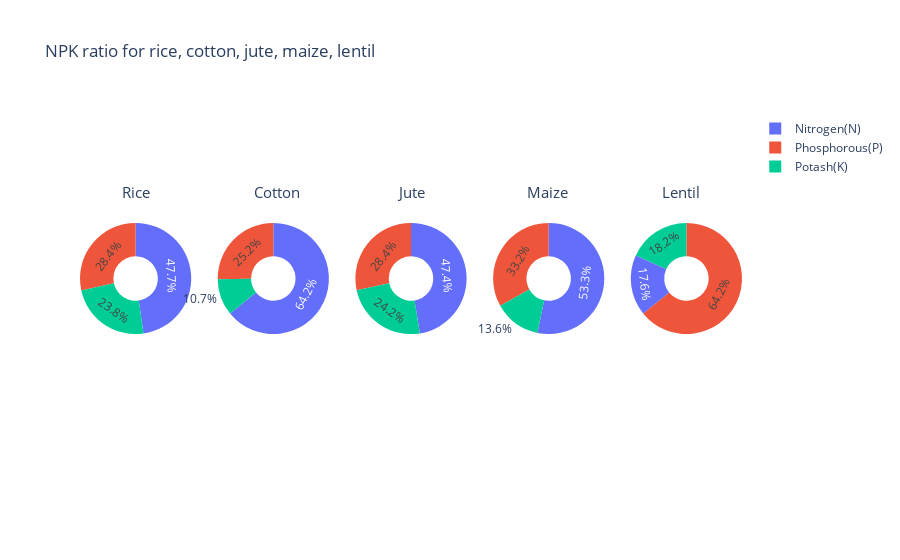

Notebook code for this chart:
### Code cell
labels = ['Nitrogen(N)','Phosphorous(P)','Potash(K)']
fig = make_subplots(rows=1, cols=5, specs=[[{'type':'domain'}, {'type':'domain'},
                                            {'type':'domain'}, {'type':'domain'}, 
                                            {'type':'domain'}]])

rice_npk = crop_summary[crop_summary.index=='rice']
values = [rice_npk['Nitrogen'][0], rice_npk['Phosphorous'][0], rice_npk['Potassium'][0]]
fig.add_trace(go.Pie(labels=labels, values=values,name="Rice"),1, 1)

cotton_npk = crop_summary[crop_summary.index=='cotton']
values = [cotton_npk['Nitrogen'][0], cotton_npk['Phosphorous'][0], cotton_npk['Potassium'][0]]
fig.add_trace(go.Pie(labels=labels, values=values,name="Cotton"),1, 2)

jute_npk = crop_summary[crop_summary.index=='jute']
values = [jute_npk['Nitrogen'][0], jute_npk['Phosphorous'][0], jute_npk['Potassium'][0]]
fig.add_trace(go.Pie(labels=labels, values=values,name="Jute"),1, 3)

maize_npk = crop_summary[crop_summary.index=='maize']
values = [maize_npk['Nitrogen'][0], maize_npk['Phosphorous'][0], maize_npk['Potassium'][0]]
fig.add_trace(go.Pie(labels=labels, values=values,name="Maize"),1, 4)

lentil_npk = crop_summary[crop_summary.index=='lentil']
values = [lentil_npk['Nitrogen'][0], lentil_npk['Phosphorous'][0], lentil_npk['Potassium'][0]]
fig.add_trace(go.Pie(labels=labels, values=values,name="Lentil"),1, 5)

fig.update_traces(hole=.4, hoverinfo="label+percent+name")
fig.update_layout(
    title_text="NPK ratio for rice, cotton, jute, maize, lentil",
    annotations=[dict(text='Rice',x=0.06,y=0.8, font_size=15, showarrow=False),
                 dict(text='Cotton',x=0.26,y=0.8, font_size=15, showarrow=False),
                 dict(text='Jute',x=0.50,y=0.8, font_size=15, showarrow=False),
                 dict(text='Maize',x=0.74,y=0.8, font_size=15, showarrow=False),
                dict(text='Lentil',x=0.94,y=0.8, font_size=15, showarrow=False)])
fig.show()

### Figure 1 — Plotly figure (JSON) as saved in the notebook; plotly's stock layout.template omitted (floating-point values rounded to 4 significant figures)
{"data": [{"domain": {"x": [0, 0.168], "y": [0, 1]}, "hole": 0.4, "hoverinfo": "label+percent+name", "labels": ["Nitrogen(N)", "Phosphorous(P)", "Potash(K)"], "name": "Rice", "type": "pie", "values": [79.89, 47.58, 39.87]}, {"domain": {"x": [0.208, 0.376], "y": [0, 1]}, "hole": 0.4, "hoverinfo": "label+percent+name", "labels": ["Nitrogen(N)", "Phosphorous(P)", "Potash(K)"], "name": "Cotton", "type": "pie", "values": [117.8, 46.24, 19.56]}, {"domain": {"x": [0.416, 0.584], "y": [0, 1]}, "hole": 0.4, "hoverinfo": "label+percent+name", "labels": ["Nitrogen(N)", "Phosphorous(P)", "Potash(K)"], "name": "Jute", "type": "pie", "values": [78.4, 46.86, 39.99]}, {"domain": {"x": [0.624, 0.792], "y": [0, 1]}, "hole": 0.4, "hoverinfo": "label+percent+name", "labels": ["Nitrogen(N)", "Phosphorous(P)", "Potash(K)"], "name": "Maize", "type": "pie", "values": [77.76, 48.44, 19.79]}, {"domain": {"x": [0.832, 1], "y": [0, 1]}, "hole": 0.4, "hoverinfo": "label+percent+name", "labels": ["Nitrogen(N)", "Phosphorous(P)", "Potash(K)"], "name": "Lentil", "type": "pie", "values": [18.77, 68.36, 19.41]}], "layout": {"annotations": [{"font": {"size": 15}, "showarrow": false, "text": "Rice", "x": 0.06, "y": 0.8}, {"font": {"size": 15}, "showarrow": false, "text": "Cotton", "x": 0.26, "y": 0.8}, {"font": {"size": 15}, "showarrow": false, "text": "Jute", "x": 0.5, "y": 0.8}, {"font": {"size": 15}, "showarrow": false, "text": "Maize", "x": 0.74, "y": 0.8}, {"font": {"size": 15}, "showarrow": false, "text": "Lentil", "x": 0.94, "y": 0.8}], "title": {"text": "NPK ratio for rice, cotton, jute, maize, lentil"}}}
